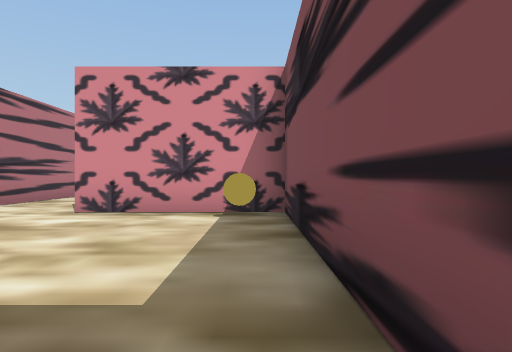
view 1 (above)

22 first-person views from a walk through a 3-D level made in the Unity game engine. The camera is 1.3 m above the floor, looks level and sees 75° across. The floor is counted in squares, 2 m on a side. Each view is taken from the middle of a square. On the plan, view 1 faces up. The plan holds only what a view shows up to about 10 squares ahead; the rest is blank. The place goes on beyond the plan. The player character is not drawn.

view 2
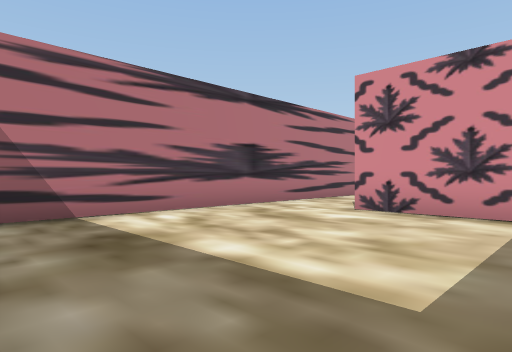

view 3
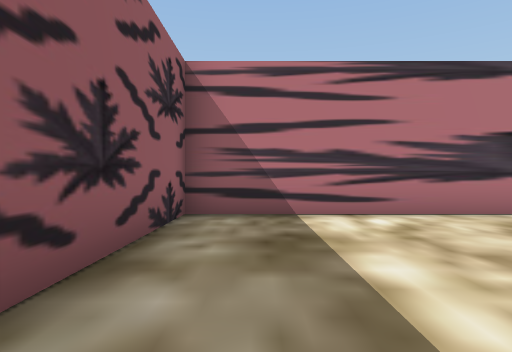

view 4
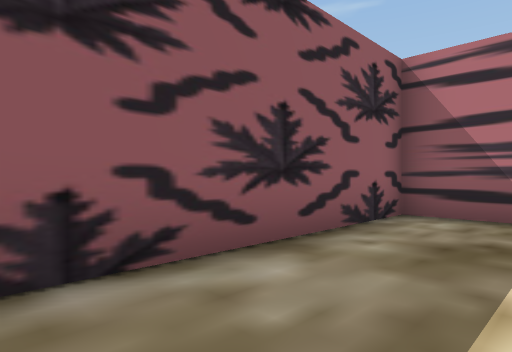

view 5
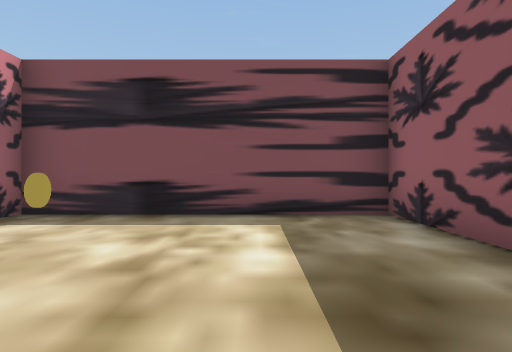

view 6
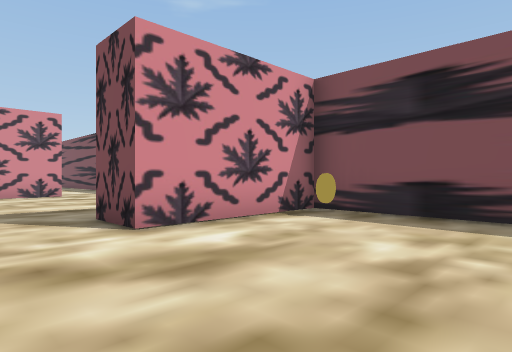

view 7
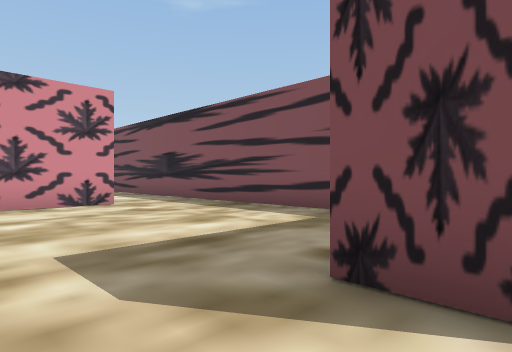

view 8
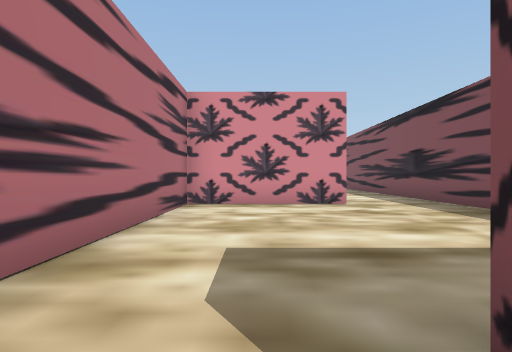

view 9
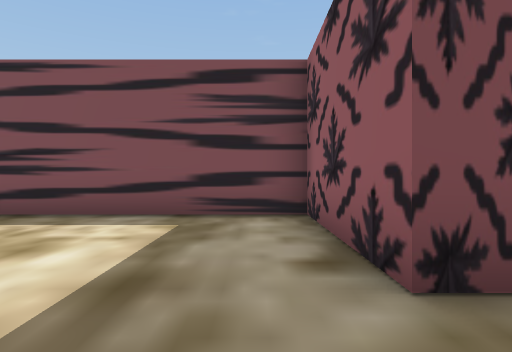

view 10
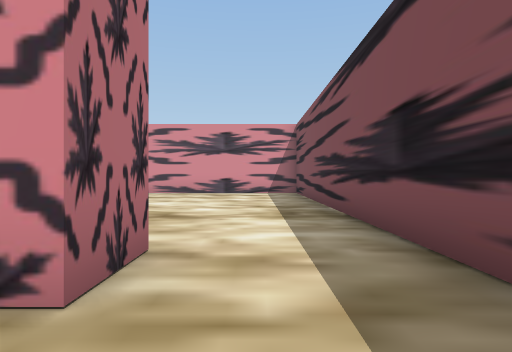

view 11
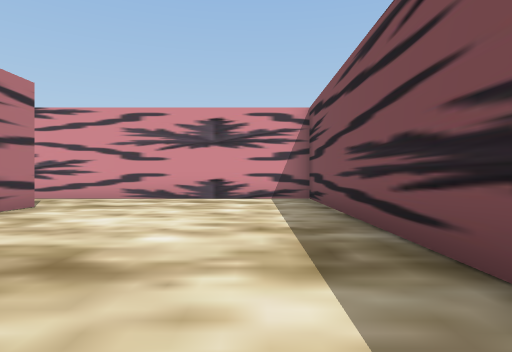

view 12
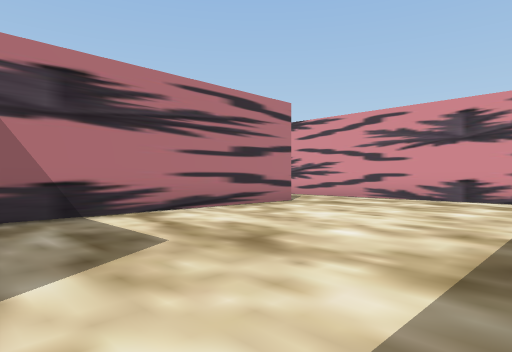

view 13
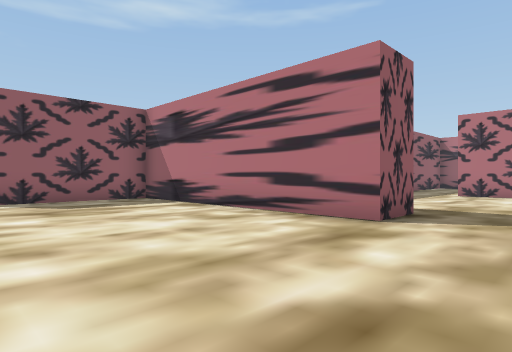

view 14
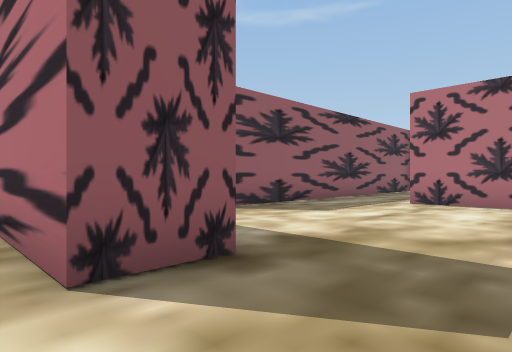

view 15
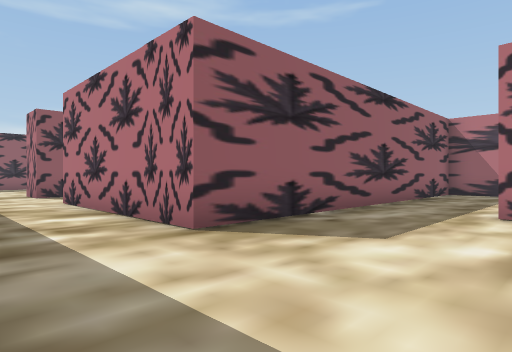

view 16
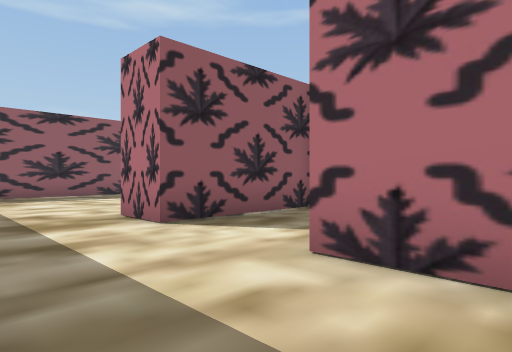

view 17
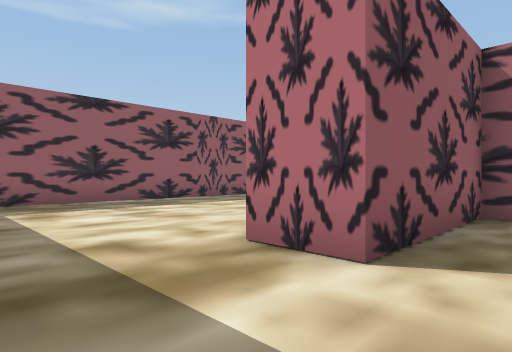

view 18
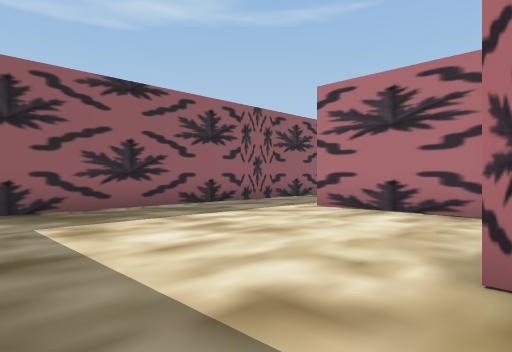

view 19
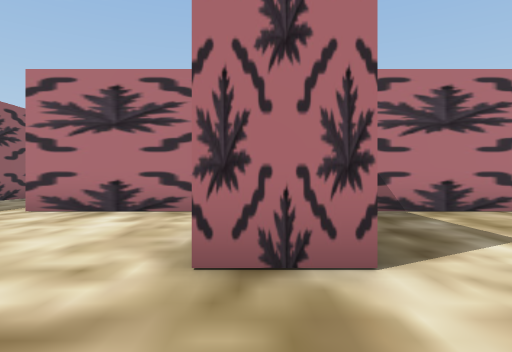

view 20
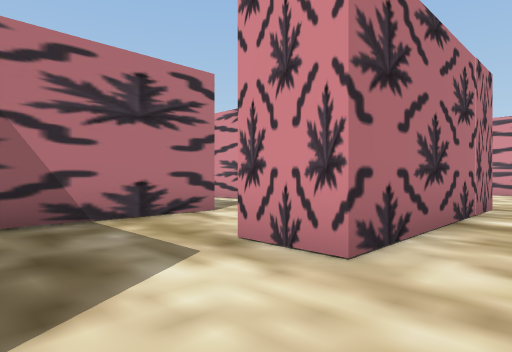

view 21
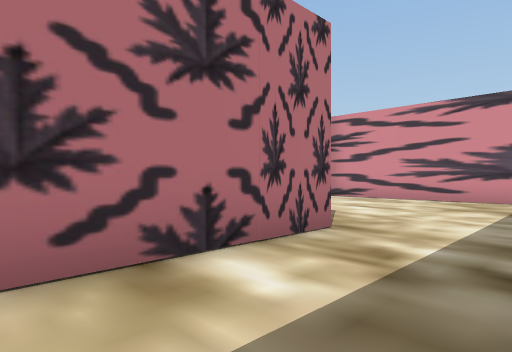

view 22
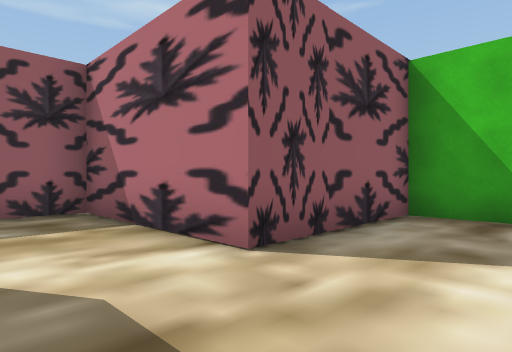

### Floor plan
Points are (right, up) in squares from view 1. A wall is a line through its corners. A room is listed if a view was taken in it or the views show most of it. See-through windows are left out.
Room 1 (views 1, 2, 3, 4, 5, 6)
walls: (-5.6, 5.5) (-5.6, -0.2) (0.5, -0.2) (0.5, 5.9) (-3.2, 5.9)
ways out: opening at (-4.5, 6.5) to room 2
objects: other object (0, 5)
Room 2 (views 7, 8, 9, 10)
walls: (-1.9, 13.6) (-5.6, 13.6) (-5.6, 5.5); (-3.2, 5.9) (-3.2, 7.2) (0.5, 7.2) (0.5, 13.4)
ways out: opening at (-4.5, 6.5) to room 1; opening at (-0.5, 14.5) to room 3
Room 3 (views 11, 12, 13, 14, 15, 16, 17, 18, 19, 20, 21)
walls: (-6.9, 21.9) (-5.6, 21.9) (-5.6, 14.9) (-1.9, 14.9) (-1.9, 13.6); (-13, 14.9) (-13, 10.8) (-9.3, 10.8) (-9.3, 9.5); (-12.6, 18.6) (-9.3, 18.6) (-9.3, 13.3) (-10.6, 13.3); (0.5, 13.4) (0.5, 24.4) (-11.8, 24.4); (-13, 23) (-13, 21); (-13, 8.9) (-13, 5.8); (-12.4, 3.4) (-7.8, 3.4)
ways out: opening at (-0.5, 14.5) to room 2; opening at (-11.5, 14.5) to room 4; opening at (-13.5, 19.5); opening at (-12, 4.5)
Room 4 (view 22)
walls: (-15, 17.4) (-15.8, 17.4); (-16.7, 16.2) (-16.7, 14.9) (-13, 14.9)
ways out: opening at (-11.5, 14.5) to room 3

Positions as (right, up) in squares from view 1, and headings:
1: (0, 0), facing up
2: (0, 0), facing up-left
3: (0, 1), facing left
4: (0, 2), facing down-left
5: (-5, 2), facing right
6: (-5, 2), facing up-right
7: (-5, 6), facing up-right
8: (-4, 6), facing up
9: (-5, 8), facing right
10: (-1, 12), facing up
11: (-1, 15), facing up
12: (0, 15), facing up-left
13: (-1, 24), facing down-left
14: (-5, 24), facing down-left
15: (-7, 22), facing down-left
16: (-7, 15), facing down-left
17: (-7, 12), facing down-left
18: (-7, 10), facing down-left
19: (-7, 10), facing left
20: (-8, 11), facing up-left
21: (-7, 15), facing up-left
22: (-11, 17), facing down-left
